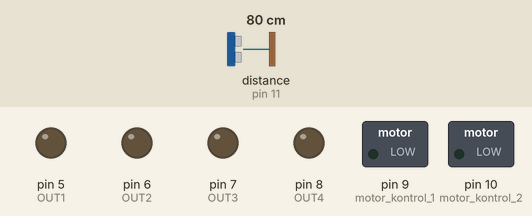
This sketch was run on a simulated Arduino Uno, built with avr-gcc and run on an emulated ATmega328P. Parts: switched loads named in the sketch (green lamp = pin HIGH), output pins drawn as LEDs (lit = HIGH). Wiring (inferred from the names in the program): ultrasonic range finder: trigger pin 12; echo pin 11. Dashed ring = blinking. Inputs (shaded band) come from the test bench; at power-on: distance to the obstacle (sensor on pin 11) 80 cm. The echo pulse lasts 58.3 µs per cm; pins used as bus, display or sensor lines are not drawn.

Above: at 1.2 s.
1.3 s: distance to the obstacle (sensor on pin 11) set to 74 cm
2.8 s: distance to the obstacle (sensor on pin 11) set to 68 cm
At 3.2 s:
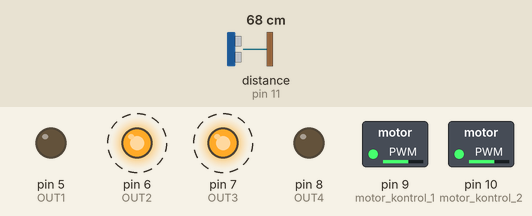
5.8 s: distance to the obstacle (sensor on pin 11) set to 120 cm
At 7.3 s:
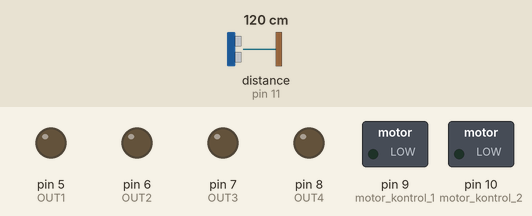
7.6 s: distance to the obstacle (sensor on pin 11) set to 2 cm
At 8.0 s:
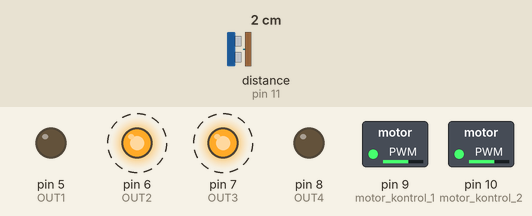
Timing chart, 0 to 11.6 s (numbered marks = the images above; inputs shaded):
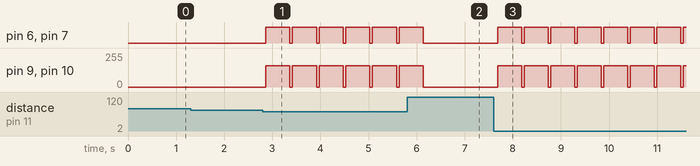

Measured:
- the behaviour switches between 72 and 71 cm on distance to the obstacle (sensor on pin 11) (found by bisection; images 0 and 1)
- after the input at 1.3 s, every drawn part: stays the same
- after the input at 2.8 s, pin 6 (OUT2), pin 7 (OUT3): alternates HIGH for 0.50 s and LOW for 0.05 s, starting after 0.06 s; pin 9 (motor_kontrol_1), pin 10 (motor_kontrol_2): alternates 160/255 for 0.50 s and 0/255 for 0.05 s, starting after 0.06 s
- after the input at 5.8 s, pin 6 (OUT2), pin 7 (OUT3): goes on until 6.1 s, then stays LOW; pin 9 (motor_kontrol_1), pin 10 (motor_kontrol_2): goes on until 6.1 s, then stays 0/255
- after the input at 7.6 s, pin 6 (OUT2), pin 7 (OUT3): alternates HIGH for 0.50 s and LOW for 0.05 s, starting after 0.08 s; pin 9 (motor_kontrol_1), pin 10 (motor_kontrol_2): alternates 160/255 for 0.50 s and 0/255 for 0.05 s, starting after 0.08 s

The sketch:

Car_Codes.ino
```cpp
#include <IRremote.h>
const byte ir_kumanda_pini=2;
const byte OUT1=5;
const byte OUT2=6;
const byte OUT3=7;
const byte OUT4=8;
const byte motor_kontrol_1=9;
const byte motor_kontrol_2=10;
const byte echoPin=11;
const byte trigPin=12;

int hiz=160; //default hız (0-255)

IRrecv ir_alicim(ir_kumanda_pini);
decode_results results;

#define yukari_ok 6166 //İleri git
#define asagi_ok 6167  //Geri git
#define sol_ok 6163    //Sola git
#define sag_ok 6162    //Sağa git
#define p_asagi 6177   //Hızı azalt
#define p_yukari 6176  //Hızı artır
#define durdur 6179    //Durdurur

void setup() {
  pinMode(OUT1,OUTPUT);
  pinMode(OUT2,OUTPUT);
  pinMode(OUT3,OUTPUT);
  pinMode(OUT4,OUTPUT);
  pinMode(motor_kontrol_1,OUTPUT);
  pinMode(motor_kontrol_2,OUTPUT);
  pinMode(echoPin,INPUT);
  pinMode(trigPin,OUTPUT);

  digitalWrite(motor_kontrol_1,LOW);
  digitalWrite(motor_kontrol_2,LOW);
  digitalWrite(OUT1,LOW);
  digitalWrite(OUT2,LOW);
  digitalWrite(OUT3,LOW);
  digitalWrite(OUT4,LOW);

  ir_alicim.enableIRIn();

}

void loop() {
  int mesafe=mesafe_olcumu();
  if(mesafe>70)
  {
    if(ir_alicim.decode(&results))
    {
      switch(results.value)
      {
        case p_yukari:
        if(hiz<255)
        hiz+=5;break;

        case p_asagi:
        if(hiz>80)
        hiz-=5;break;

        case yukari_ok:
        motor_hareketleri(1,0,0,1,hiz); //OUT1,OUT2,OUT3,OUT4
        break;

        case asagi_ok:
        motor_hareketleri(0,1,1,0,hiz);
        break;

        case sol_ok:
        motor_hareketleri(1,0,1,0,hiz);
        break;

        case sag_ok:
        motor_hareketleri(0,1,0,1,hiz);
        break;

        case durdur:
        motor_hareketleri(0,0,0,0,hiz);
        break;
        }
        ir_alicim.resume();
    }
  }
  else
  {
    motor_hareketleri(0,1,1,0,hiz);
    delay(500);
    motor_hareketleri(0,0,0,0,0); //hız değişkenine ne yazarsak yazalım motor çalıştığı sürece önemsizdir.
    }
}

int mesafe_olcumu()
{
  long sure,mesafe;
  digitalWrite(trigPin,LOW);
  delayMicroseconds(2);
  digitalWrite(trigPin,HIGH);
  delayMicroseconds(10);
  digitalWrite(trigPin,LOW);
  sure=pulseIn(echoPin,HIGH);
  mesafe=sure/29.1/2;
  delay(50);
  return(mesafe);
  }

void motor_hareketleri(int deger1,int deger2, int deger3,int deger4,int hiz)
{
  digitalWrite(OUT1,deger1);
  digitalWrite(OUT2,deger2);
  digitalWrite(OUT3,deger3);
  digitalWrite(OUT4,deger4);
  analogWrite(motor_kontrol_1,hiz);
  analogWrite(motor_kontrol_2,hiz);

  }
```
